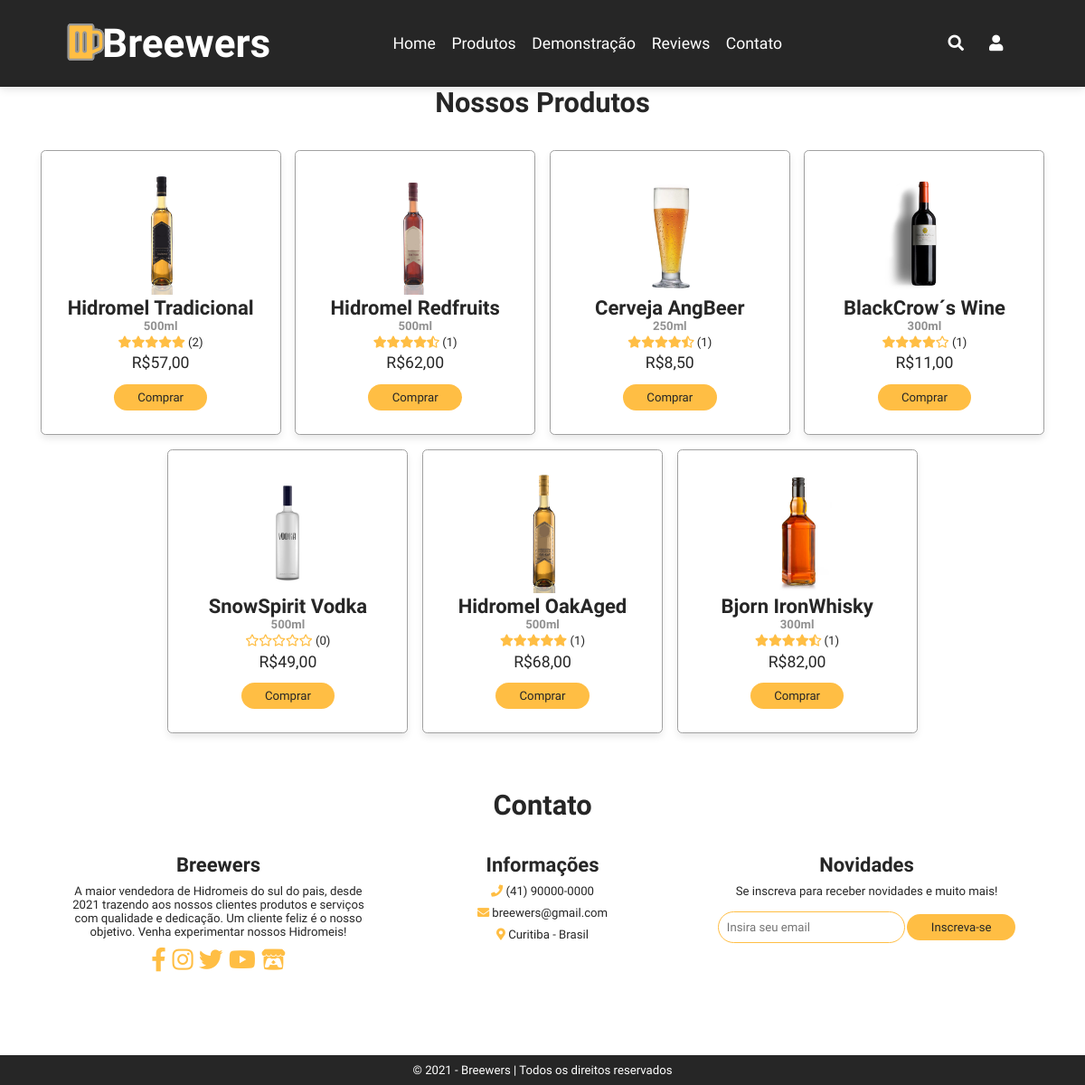
Screenshot of /products.php?category=all with the database file from the repository.
### tables this page shows
Create Table TProduct (
    ID_Product int auto_increment,
    ID_Brand int,
    Pname varchar(50),
    Info varchar(30),
    Descrip varchar(200),
    Image varchar(100),
    Price float,
    Rating int,
    RatingCount int,
    primary key (ID_Product),
    foreign key (ID_Brand) references TBrand (ID_Brand)
);

### php/products.php (the view, shortened to what this page needs)
<?php
    include_once 'functions.php';
    if (isset($_GET['category'])) {
        $category = $_GET['category'];
        if ($category == 'all') {
            $query = $conn->prepare("Select * from TProduct");
        }
        $query->execute();
    } else {
        $showMore = true;
        $query = $conn->prepare("Select * from TProduct order by RAND() limit 5");
        $query->execute();
    }
?>
<section class="products" id="produtos">
    <h1 class="heading">Nossos Produtos</h1>
    <div class="slider">
        <div class="wrapper">
            <?php
                while ($row = $query->fetch(PDO::FETCH_ASSOC)) {
                    echo
                    '<div class="box">
                                <img src="image/products/' . $row['Image'] . '" alt="">
                                <h3>' . $row['Pname'] . '</h3>
                                <h4>' . $row['Info'] . '</h4>
                                <div class="rating">' .
                        getStars($row['Rating'])
                        . ' <a>(' . $row['RatingCount'] . ')</a>
                                </div>
                                <div class="price">R$' . number_format($row['Price'], 2, ',', '.') . '</div>';
                    if(isset($_SESSION['User'])){
                        echo    '<form method="POST" action="php/cartactions.php?id=' . $row['ID_Product'] . '">
                                    <input type="submit" name="add" class="btn" value="Adicionar ao Carrinho">
                                </form>';
                    }else{
                        echo    '<a href="login.php">
                                    <input type="submit" class="btn" value="Comprar">
                                </a>';
                    }
                    echo '</div>';
                }
            ?>
        </div>
    </div>
    </div>

### php/functions.php
<?php
function getStars(int $v)
{
    if ($v == 0 || empty($v)) {
        return '<i class="far fa-star"></i><i class="far fa-star"></i><i class="far fa-star"></i><i class="far fa-star"></i><i class="far fa-star"></i>';
    } else if ($v == 1) {
        return '<i class="fas fa-star-half-alt"></i><i class="far fa-star"></i><i class="far fa-star"></i><i class="far fa-star"></i><i class="far fa-star"></i>';
    } else if ($v == 2) {
        return '<i class="fas fa-star"></i><i class="far fa-star"></i><i class="far fa-star"></i><i class="far fa-star"></i><i class="far fa-star"></i>';
    } else if ($v == 3) {
        return '<i class="fas fa-star"></i><i class="fas fa-star-half-alt"></i><i class="far fa-star"></i><i class="far fa-star"></i><i class="far fa-star"></i>';
    } else if ($v == 4) {
        return '<i class="fas fa-star"></i><i class="fas fa-star"></i><i class="far fa-star"></i><i class="far fa-star"></i><i class="far fa-star"></i>';
    } else if ($v == 5) {
        return '<i class="fas fa-star"></i><i class="fas fa-star"></i><i class="fas fa-star-half-alt"></i><i class="far fa-star"></i><i class="far fa-star"></i>';
    } else if ($v == 6) {
        return '<i class="fas fa-star"></i><i class="fas fa-star"></i><i class="fas fa-star"></i><i class="far fa-star"></i><i class="far fa-star"></i>';
    } else if ($v == 7) {
        return '<i class="fas fa-star"></i><i class="fas fa-star"></i><i class="fas fa-star"></i><i class="fas fa-star-half-alt"></i><i class="far fa-star"></i>';
    } else if ($v == 8) {
        return '<i class="fas fa-star"></i><i class="fas fa-star"></i><i class="fas fa-star"></i><i class="fas fa-star"></i><i class="far fa-star"></i>';
    } else if ($v == 9) {
        return '<i class="fas fa-star"></i><i class="fas fa-star"></i><i class="fas fa-star"></i><i class="fas fa-star"></i><i class="fas fa-star-half-alt"></i>';
    } else if ($v == 10) {
        return '<i class="fas fa-star"></i><i class="fas fa-star"></i><i class="fas fa-star"></i><i class="fas fa-star"></i><i class="fas fa-star"></i>';
    }
}

### css/style.css (style rules this page uses)
:root { --yellow: #FAE96F; --hover: #ffbe44; --hoverbtn: #ffd077; --white: #fff; --blue: #0B4EA3; --headerfont: #fff; --header: #262626; --red: #E44C4C; --lighting-color: #666; --grey: #909090; --box-shadow: 0 .5rem 1rem rgba(0, 0, 0, .1); --border: .1rem solid rgba(0, 0, 0, .1); --outline: .1rem solid rgb(161, 161, 161); --outline-hover: .1rem solid rgba(255, 190, 68, 1); --background: #fff; }
html { font-size: 62.5%; overflow-x: hidden; scroll-behavior: smooth; scroll-padding-top: 7rem; box-sizing: border-box; height: 100%; }
* { box-sizing: inherit; font-family: 'Skranji', sans-serif; margin: 0; padding: 0; box-sizing: border-box; outline: none; border: none; text-decoration: none; transition: all .2s linear; }
body { position: relative; padding-top: 7.8rem; background: var(--background); padding-bottom: 6rem; min-height: 100%; }
section { padding: 1rem 5%; }
.heading { text-align: center; padding-top: 1rem; padding-bottom: 3rem; font-size: 3.5rem; color: var(--header); }
.rating { font-size: 1.5rem; color: var(--hover); padding: .1rem; }
.rating a { font-size: 1.5rem; color: var(--header); }
.btn { margin-top: 1rem; display: inline-block; padding: .8rem 3rem; font-size: 1.5rem; border-radius: 2rem; color: var(--header); background-color: var(--hover); cursor: pointer; }
.products .wrapper { display: flex; justify-content: center; flex-wrap: wrap; width: 100%; }
.products .slider { margin-bottom: 2rem; }
.products .slider .box { width: 30rem; margin: 1rem; background: var(--white); text-align: center; padding: 3rem 1rem; border-radius: .5rem; outline: var(--outline); box-shadow: var(--box-shadow); }
.products .slider .box img { height: 15rem; }
.products .slider .box h3 { font-size: 2.5rem; color: var(--header); }
.products .slider .box h4 { font-size: 1.5rem; color: var(--grey); padding-bottom: .3rem; }
.products .slider .box .price { font-size: 2rem; color: var(--header); padding: .5rem 0; }
@media (max-width: 1200px) { html { font-size: 55%; } }
@media (max-width: 1200px) { section { padding: 1rem; } }
@media (max-width: 1200px) { .heading { padding-top: 2rem; } }

### rows the page displays
tproduct: Image (picture), Pname "Hidromel Tradicional", Info "500ml", RatingCount "2", Price "57,00"
tproduct: Image (picture), Pname "Hidromel Redfruits", Info "500ml", RatingCount "1", Price "62,00"
tproduct: Image (picture), Pname "Cerveja AngBeer", Info "250ml", RatingCount "1", Price "8,50"
tproduct: Image (picture), Pname "BlackCrow´s Wine", Info "300ml", RatingCount "1", Price "11,00"
tproduct: Image (picture), Pname "SnowSpirit Vodka", Info "500ml", RatingCount "0", Price "49,00"
tproduct: Image (picture), Pname "Hidromel OakAged", Info "500ml", RatingCount "1", Price "68,00"
tproduct: Image (picture), Pname "Bjorn IronWhisky", Info "300ml", RatingCount "1", Price "82,00"
